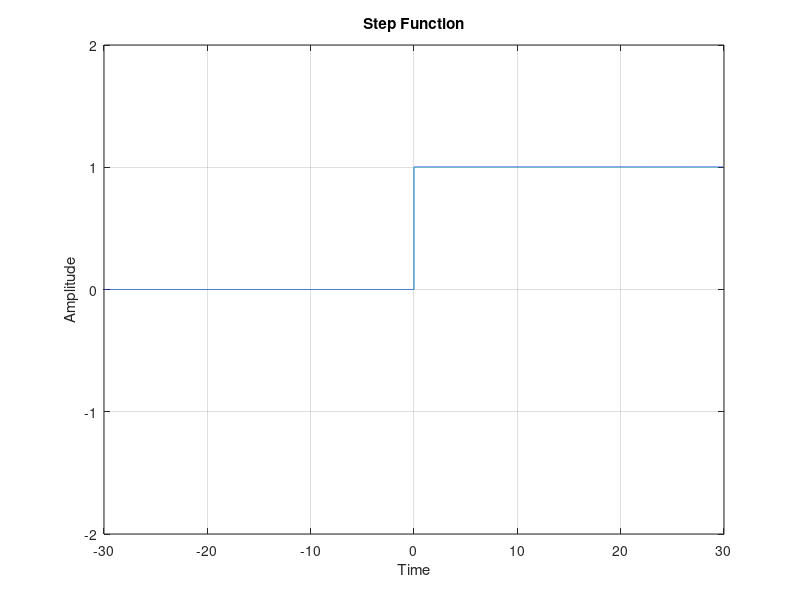

MATLAB code to generate this figure:
t = -30:0.001:30; 
step_function = zeros(size(t));
step_function(t >= 0) = 1; 


plot(t, step_function);
axis([-30 30 -2 2])
xlabel('Time');
ylabel('Amplitude');
title('Step Function');
grid on;
